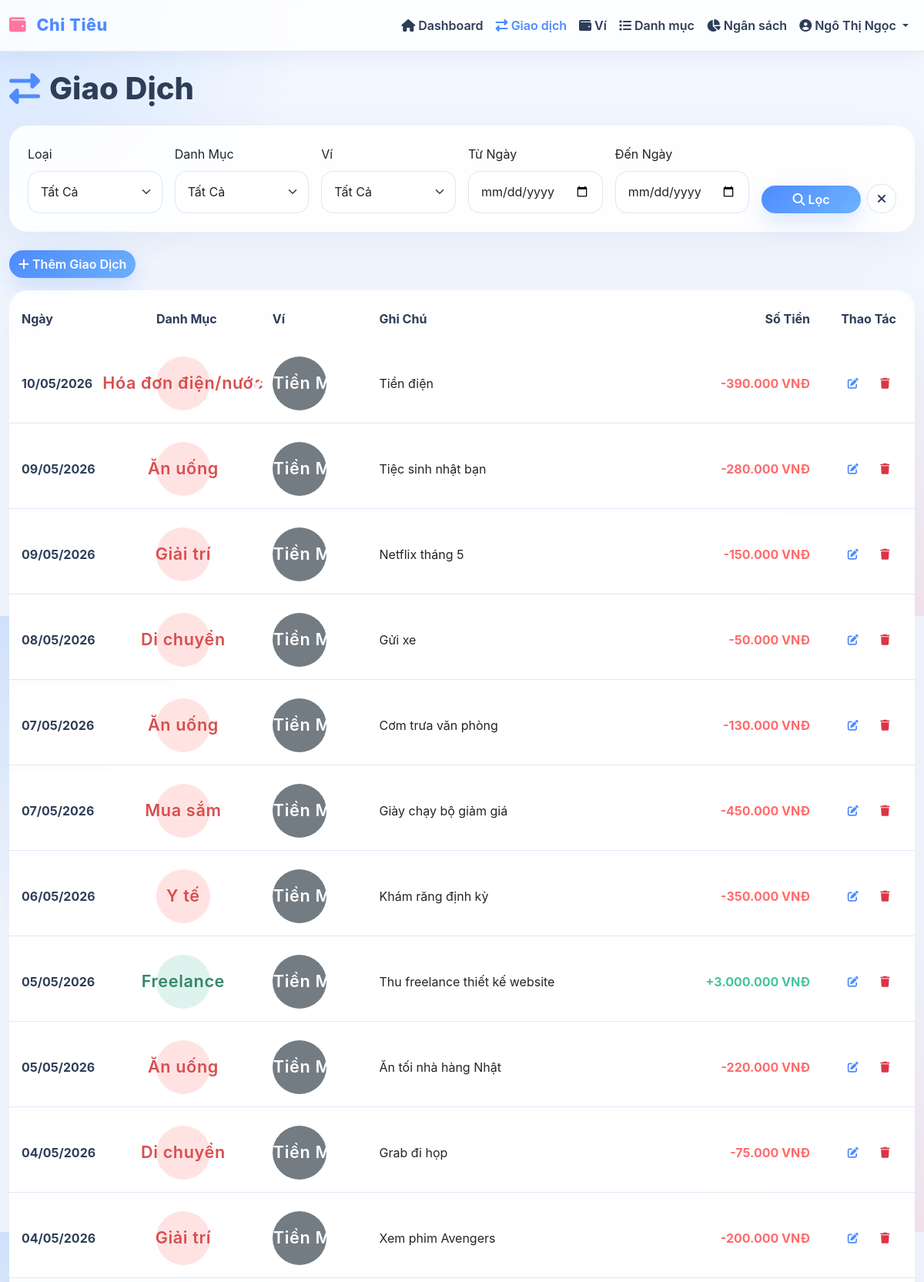
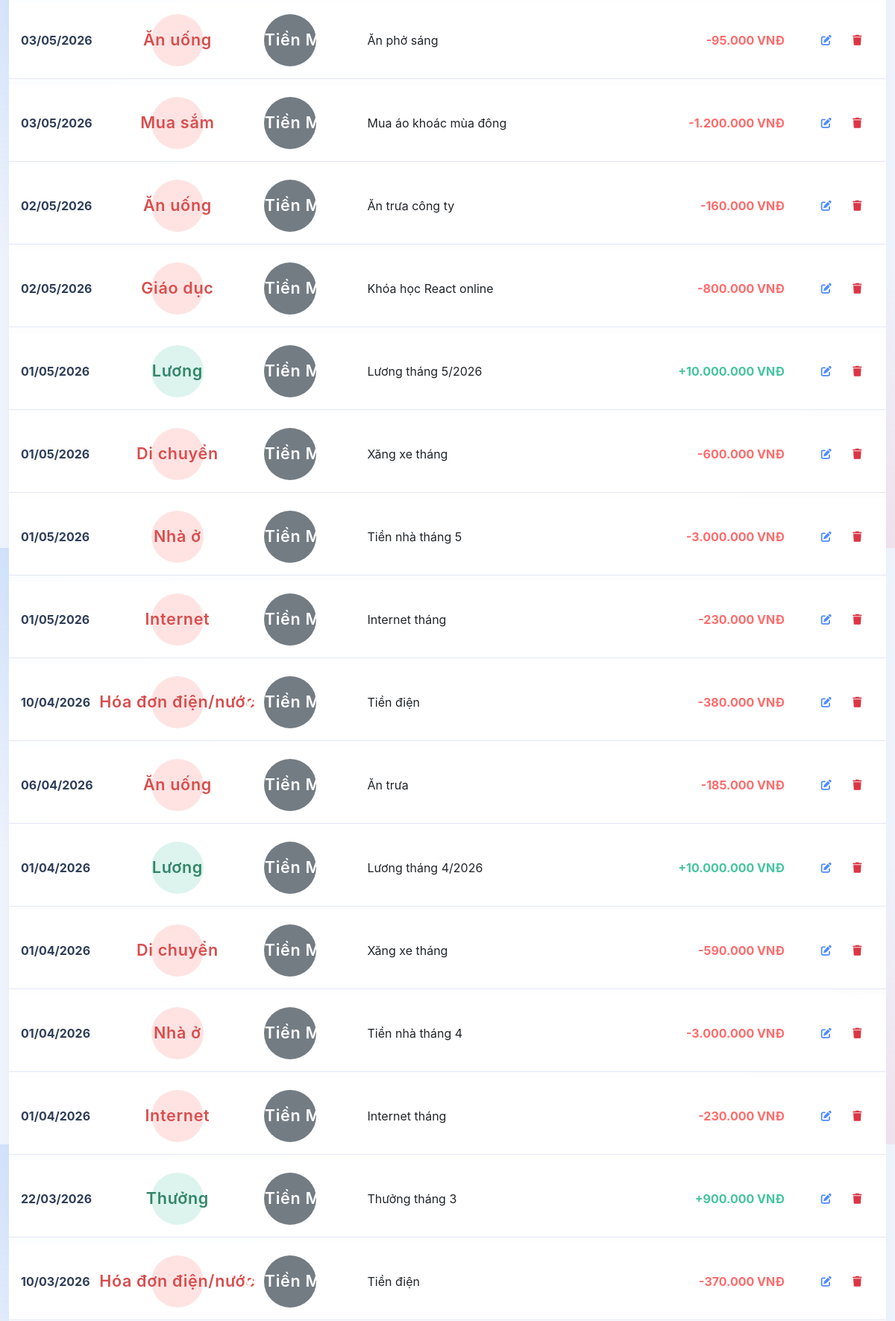
Screenshot of /transactions.php (signed in, upper part) with the database file from the repository (2 pictures, top to bottom).
### tables this page shows
CREATE TABLE transactions (
    id INT PRIMARY KEY AUTO_INCREMENT,
    user_id INT NOT NULL,
    category_id INT NOT NULL,
    wallet_id INT NOT NULL,
    amount DECIMAL(15, 2) NOT NULL,
    transaction_date DATE NOT NULL,
    note TEXT,
    created_at TIMESTAMP DEFAULT CURRENT_TIMESTAMP,
    updated_at TIMESTAMP DEFAULT CURRENT_TIMESTAMP ON UPDATE CURRENT_TIMESTAMP,
    CONSTRAINT fk_transaction_user FOREIGN KEY (user_id) REFERENCES users(id) ON DELETE CASCADE,
    CONSTRAINT fk_transaction_category FOREIGN KEY (category_id) REFERENCES categories(id) ON DELETE CASCADE,
    CONSTRAINT fk_transaction_wallet FOREIGN KEY (wallet_id) REFERENCES wallets(id) ON DELETE RESTRICT,
    INDEX idx_user_date (user_id, transaction_date),
    INDEX idx_user_category (user_id, category_id),
    INDEX idx_user_wallet (user_id, wallet_id),
    INDEX idx_transaction_date (transaction_date)
);

CREATE TABLE categories (
    id INT PRIMARY KEY AUTO_INCREMENT,
    user_id INT NOT NULL,
    name VARCHAR(100) NOT NULL,
    type ENUM('Thu', 'Chi') NOT NULL,
    icon VARCHAR(50),
    created_at TIMESTAMP DEFAULT CURRENT_TIMESTAMP,
    CONSTRAINT fk_category_user FOREIGN KEY (user_id) REFERENCES users(id) ON DELETE CASCADE,
    INDEX idx_user_type (user_id, type)
);

CREATE TABLE wallets (
    id INT PRIMARY KEY AUTO_INCREMENT,
    user_id INT NOT NULL,
    name VARCHAR(100) NOT NULL,
    type ENUM('Tiền mặt', 'Tài khoản ngân hàng', 'Tiết kiệm') NOT NULL DEFAULT 'Tiền mặt',
    balance DECIMAL(15, 2) NOT NULL DEFAULT 0,
    created_at TIMESTAMP DEFAULT CURRENT_TIMESTAMP,
    updated_at TIMESTAMP DEFAULT CURRENT_TIMESTAMP ON UPDATE CURRENT_TIMESTAMP,
    CONSTRAINT fk_wallet_user FOREIGN KEY (user_id) REFERENCES users(id) ON DELETE CASCADE,
    INDEX idx_wallet_user (user_id)
);

### app/functions.php (called while the page is built, shortened)
<?php
function formatCurrency($amount) {
    return number_format($amount, 0, ',', '.') . ' ' . CURRENCY;
}
function formatDate($date, $format = null) {
    if (!$format) {
        $format = DATE_FORMAT;
    }
    return date($format, strtotime($date));
}
function getTransactions($user_id, $db, $filters = []) {
    $query = "SELECT t.id, t.amount, t.transaction_date, t.note, t.updated_at,
                     c.id as category_id, c.name as category_name, c.type as category_type,
                     w.id as wallet_id, w.name as wallet_name
              FROM transactions t
              JOIN categories c ON t.category_id = c.id
              JOIN wallets w ON t.wallet_id = w.id
              WHERE t.user_id = ?";
    $params = [$user_id];
    $types = 'i';
    $query .= " ORDER BY t.transaction_date DESC, t.updated_at DESC";
    return $db->execute($query, $params, $types);
}
function e($text) {
    return htmlspecialchars($text, ENT_QUOTES, 'UTF-8');
}
function generateCsrfToken() {
    return $_SESSION['csrf_token'];
}

### app/Database.php (called while the page is built, shortened)
<?php
class Database {
    private $connection;
    private $host = DB_HOST;
    private $user = DB_USER;
    private $pass = DB_PASS;
    private $name = DB_NAME;
    public function connect() {
        $this->connection = new mysqli(
            $this->host,
            $this->user,
            $this->pass,
            $this->name
        );
        $this->connection->set_charset("utf8mb4");
        return $this->connection;
    }
    public function execute($sql, $params = [], $types = '') {
        try {
            $stmt = $this->connection->prepare($sql);
            if (!empty($params)) {
                if (empty($types)) {
                    $types = $this->detectTypes($params);
                }
                if (!$stmt->bind_param($types, ...$params)) {
                    throw new Exception("Bind Param Error: " . $stmt->error);
                }
            }
            if (!$stmt->execute()) {
                throw new Exception("Execute Error: " . $stmt->error);
            }
            $result = $stmt->get_result();
            return $result ? $result : $stmt;
        } catch (Exception $e) {
            error_log("Database Error: " . $e->getMessage());
            if (preg_match('/^(INSERT|UPDATE|DELETE)/i', $sql)) {
                return false;
            }
            return $this->connection->query("SELECT 1 WHERE 0");
        }
    }
    private function detectTypes($params) {
        $types = '';
        foreach ($params as $param) {
            if (is_int($param)) {
                $types .= 'i';
            } elseif (is_float($param)) {
                $types .= 'd';
            } else {
                $types .= 's';
            }
        }
        return $types;
    }
}

### transactions.php (the view, shortened to what this page needs)
<?php
require_once 'app/Database.php';
require_once 'app/functions.php';
$user_id = $_SESSION['user_id'];
$filter_type = $_GET['type'] ?? '';
$filter_category = $_GET['category'] ?? '';
$filter_wallet = $_GET['wallet'] ?? '';
$filter_date_from = $_GET['date_from'] ?? '';
$filter_date_to = $_GET['date_to'] ?? '';
$filters = [
    'type' => !empty($filter_type) ? strtolower($filter_type) : '',
    'category_id' => !empty($filter_category) ? intval($filter_category) : '',
    'wallet_id' => !empty($filter_wallet) ? intval($filter_wallet) : '',
    'date_from' => !empty($filter_date_from) ? $filter_date_from : '',
    'date_to' => !empty($filter_date_to) ? $filter_date_to : ''
];
$transactions = getTransactions($user_id, $db, $filters);
?>
<?php include 'views/header.php'; ?>
<div class="mb-4">
    <h1><i class="fas fa-exchange-alt"></i> Giao Dịch</h1>
</div>
<div class="card border-0 shadow-sm mb-4">
    <div class="card-body">
        <form method="GET" class="row g-3">
            <div class="col-md-2">
                <label class="form-label">Loại</label>
                <select name="type" class="form-select">
                            <option value="">Tất Cả</option>
                </select>
            </div>
            <div class="col-md-2">
                <label class="form-label">Danh Mục</label>
                <select name="category" class="form-select">
                    <option value="">Tất Cả</option>
                </select>
            </div>
            <div class="col-md-2">
                <label class="form-label">Ví</label>
                <select name="wallet" class="form-select">
                    <option value="">Tất Cả</option>
                </select>
            </div>
            <div class="col-md-2">
                <label class="form-label">Từ Ngày</label>
                <input type="date" name="date_from" class="form-control" value="<?php echo e($filter_date_from); ?>">
            </div>
            <div class="col-md-2">
                <label class="form-label">Đến Ngày</label>
                <input type="date" name="date_to" class="form-control" value="<?php echo e($filter_date_to); ?>">
            </div>
            <div class="col-md-2 d-flex align-items-end gap-2">
                <button type="submit" class="btn btn-primary w-100">
                    <i class="fas fa-search"></i> Lọc
                </button>
                <a href="<?php echo BASE_URL; ?>transactions.php" class="btn btn-secondary">
                    <i class="fas fa-times"></i>
                </a>
            </div>
        </form>
    </div>
</div>
<div class="mb-3">
    <a href="<?php echo BASE_URL; ?>add-transaction.php" class="btn btn-primary">
        <i class="fas fa-plus"></i> Thêm Giao Dịch
    </a>
</div>
<div class="card border-0 shadow-sm">
    <div class="card-body p-0">
        <div class="table-responsive">
            <table class="table table-hover mb-0">
                <thead class="table-light">
                    <tr>
                        <th>Ngày</th>
                        <th>Danh Mục</th>
                        <th>Ví</th>
                        <th>Ghi Chú</th>
                        <th class="text-end">Số Tiền</th>
                        <th class="text-center" style="width: 120px">Thao Tác</th>
                    </tr>
                </thead>
                <tbody>
                    <?php if ($transactions->num_rows == 0): ?>
                    <tr>
                        <td colspan="6" class="text-center py-4 text-muted">
                            <i class="fas fa-inbox" style="font-size: 2rem;"></i>
                            <p class="mt-2">Không có giao dịch nào</p>
                        </td>
                    </tr>
                    <?php else: ?>
                        <?php while ($trans = $transactions->fetch_assoc()): ?>
                        <tr>
                            <td><strong><?php echo formatDate($trans['transaction_date']); ?></strong></td>
                            <td>
                                <span class="badge <?php echo strtolower($trans['category_type']) == 'thu' ? 'bg-success' : 'bg-danger'; ?>">
                                    <?php echo e($trans['category_name']); ?>
                                </span>
                            </td>
                            <td>
                                <span class="badge bg-secondary text-white"><?php echo e($trans['wallet_name']); ?></span>
                            </td>
                            <td><?php echo e($trans['note'] ?? '—'); ?></td>
                            <td class="text-end">
                                <strong class="<?php echo strtolower($trans['category_type']) == 'thu' ? 'text-success' : 'text-danger'; ?>">
                                    <?php echo (strtolower($trans['category_type']) == 'thu' ? '+' : '-') . formatCurrency($trans['amount']); ?>
                                </strong>
                            </td>
                            <td class="text-center">
                                <a href="<?php echo BASE_URL; ?>edit-transaction.php?id=<?php echo $trans['id']; ?>"
                                   class="btn btn-sm btn-outline-primary" title="Sửa">
                                    <i class="fas fa-edit"></i>
                                </a>
                                <a href="<?php echo BASE_URL; ?>transactions.php?action=delete&id=<?php echo $trans['id']; ?>&csrf_token=<?php echo generateCsrfToken(); ?>"
                                   class="btn btn-sm btn-outline-danger" onclick="return confirm('Bạn chắc chắn muốn xóa giao dịch này chứ?');" title="Xóa">
                                    <i class="fas fa-trash"></i>
                                </a>
                            </td>
                        </tr>
                        <?php endwhile; ?>
                    <?php endif; ?>
                </tbody>
            </table>
        </div>
    </div>
</div>
<?php include 'views/footer.php'; ?>

### public/css/style.css (style rules this page uses)
:root { --primary-color: #4f8bff; --secondary-color: #6db3ff; --accent-color: #ff759c; --success-color: #45c49f; --danger-color: #ff6b6b; --warning-color: #ffb26b; --info-color: #7dc7ff; --light-color: #f3f7ff; --surface-color: rgba(255, 255, 255, 0.9); --surface-strong: #ffffff; --text-color: #2e3d58; --muted-color: #6f7c97; --shadow: 0 18px 60px rgba(77, 93, 131, 0.08); --shadow-soft: 0 8px 24px rgba(105, 120, 150, 0.08); --shadow-hover: 0 22px 60px rgba(77, 93, 131, 0.12); }
* { margin: 0; padding: 0; box-sizing: border-box; }
body { font-family: 'Inter', 'Segoe UI', Tahoma, Geneva, Verdana, sans-serif; background: radial-gradient(circle at top left, rgba(104, 168, 255, 0.22), transparent 28%), radial-gradient(circle at bottom right, rgba(255, 155, 170, 0.18), transparent 26%), var(--light-color); color: var(--text-color); line-height: 1.65; }
.card { border-radius: 24px; transition: transform 0.3s ease, box-shadow 0.3s ease; background: var(--surface-color); border: 1px solid rgba(223, 229, 247, 0.75); box-shadow: var(--shadow); }
.card .badge { font-size: 1.35rem; width: 70px; height: 70px; display: flex; align-items: center; justify-content: center; opacity: 0.95; }
.text-success { color: var(--success-color) !important; }
.text-danger { color: var(--danger-color) !important; }
.card-body { background: transparent; }
.btn { border-radius: 18px; font-weight: 600; transition: all 0.25s ease; border: none; }
.btn-primary { background: linear-gradient(135deg, var(--primary-color) 0%, var(--secondary-color) 100%); color: white; box-shadow: 0 12px 28px rgba(79, 139, 255, 0.2); }
.btn-secondary { background: rgba(255, 255, 255, 0.95); color: var(--text-color); border: 1px solid rgba(223, 229, 247, 0.95); }
.btn-outline-primary { color: var(--primary-color); border-color: var(--primary-color); }
.btn-sm { padding: 0.375rem 0.75rem; font-size: 0.875rem; }
.form-control, .form-select { border-radius: 16px; border: 1px solid rgba(223, 229, 247, 0.95); padding: 0.9rem 1rem; transition: all 0.3s ease; background-color: rgba(255, 255, 255, 0.98); }
.table { margin-bottom: 0; border-collapse: separate; border-spacing: 0 0.5rem; }
.table thead th { border: none; font-weight: 700; color: var(--text-color); background-color: transparent; padding: 1rem 1rem 0.75rem; }
.table tbody tr { background: var(--surface-strong); border: 1px solid rgba(223, 229, 247, 0.9); border-radius: 18px; transition: all 0.3s ease; }
.table tbody td { padding: 1rem; vertical-align: middle; }
.badge { padding: 0.55rem 0.85rem; font-weight: 600; font-size: 0.85rem; border-radius: 999px; letter-spacing: 0.03em; }
.badge.bg-success { background: rgba(69, 196, 159, 0.2) !important; color: #2a7f61 !important; }
.badge.bg-danger { background: rgba(255, 107, 107, 0.2) !important; color: #d64545 !important; }
.card-body strong { color: var(--text-color); font-weight: 700; }
.card-body { flex: 1; padding: 1.5rem; background: transparent; }
h1 { color: var(--text-color); font-weight: 800; margin-bottom: 1.5rem; display: flex; align-items: center; gap: 0.75rem; }
h1 i { color: var(--primary-color); }
.border-0 { border: none !important; }
.shadow-sm { box-shadow: var(--shadow) !important; }
.card { animation: slideIn 0.3s ease; }

### rows the page displays
transactions: transaction_date "10/05/2026", category.name "Hóa đơn điện/nước", wallet.name "Ví Tiền Mặt", note "Tiền điện", amount "390.000 VNĐ"
transactions: transaction_date "09/05/2026", category.name "Ăn uống", wallet.name "Ví Tiền Mặt", note "Tiệc sinh nhật bạn", amount "280.000 VNĐ"
transactions: transaction_date "09/05/2026", category.name "Giải trí", wallet.name "Ví Tiền Mặt", note "Netflix tháng 5", amount "150.000 VNĐ"
transactions: transaction_date "08/05/2026", category.name "Di chuyển", wallet.name "Ví Tiền Mặt", note "Gửi xe", amount "50.000 VNĐ"
transactions: transaction_date "07/05/2026", category.name "Ăn uống", wallet.name "Ví Tiền Mặt", note "Cơm trưa văn phòng", amount "130.000 VNĐ"
transactions: transaction_date "07/05/2026", category.name "Mua sắm", wallet.name "Ví Tiền Mặt", note "Giày chạy bộ giảm giá", amount "450.000 VNĐ"
transactions: transaction_date "06/05/2026", category.name "Y tế", wallet.name "Ví Tiền Mặt", note "Khám răng định kỳ", amount "350.000 VNĐ"
transactions: transaction_date "05/05/2026", category.name "Freelance", wallet.name "Ví Tiền Mặt", note "Thu freelance thiết kế website", amount "3.000.000 VNĐ"
transactions: transaction_date "05/05/2026", category.name "Ăn uống", wallet.name "Ví Tiền Mặt", note "Ăn tối nhà hàng Nhật", amount "220.000 VNĐ"
transactions: transaction_date "04/05/2026", category.name "Di chuyển", wallet.name "Ví Tiền Mặt", note "Grab đi họp", amount "75.000 VNĐ"
transactions: transaction_date "04/05/2026", category.name "Giải trí", wallet.name "Ví Tiền Mặt", note "Xem phim Avengers", amount "200.000 VNĐ"
transactions: transaction_date "03/05/2026", category.name "Ăn uống", wallet.name "Ví Tiền Mặt", note "Ăn phở sáng", amount "95.000 VNĐ"
transactions: transaction_date "03/05/2026", category.name "Mua sắm", wallet.name "Ví Tiền Mặt", note "Mua áo khoác mùa đông", amount "1.200.000 VNĐ"
transactions: transaction_date "02/05/2026", category.name "Ăn uống", wallet.name "Ví Tiền Mặt", note "Ăn trưa công ty", amount "160.000 VNĐ"
transactions: transaction_date "02/05/2026", category.name "Giáo dục", wallet.name "Ví Tiền Mặt", note "Khóa học React online", amount "800.000 VNĐ"
transactions: transaction_date "01/05/2026", category.name "Lương", wallet.name "Ví Tiền Mặt", note "Lương tháng 5/2026", amount "10.000.000 VNĐ"
transactions: transaction_date "01/05/2026", category.name "Di chuyển", wallet.name "Ví Tiền Mặt", note "Xăng xe tháng", amount "600.000 VNĐ"
transactions: transaction_date "01/05/2026", category.name "Nhà ở", wallet.name "Ví Tiền Mặt", note "Tiền nhà tháng 5", amount "3.000.000 VNĐ"
transactions: transaction_date "01/05/2026", category.name "Internet", wallet.name "Ví Tiền Mặt", note "Internet tháng", amount "230.000 VNĐ"
transactions: transaction_date "10/04/2026", category.name "Hóa đơn điện/nước", wallet.name "Ví Tiền Mặt", note "Tiền điện", amount "380.000 VNĐ"
transactions: transaction_date "06/04/2026", category.name "Ăn uống", wallet.name "Ví Tiền Mặt", note "Ăn trưa", amount "185.000 VNĐ"
transactions: transaction_date "01/04/2026", category.name "Lương", wallet.name "Ví Tiền Mặt", note "Lương tháng 4/2026", amount "10.000.000 VNĐ"
transactions: transaction_date "01/04/2026", category.name "Di chuyển", wallet.name "Ví Tiền Mặt", note "Xăng xe tháng", amount "590.000 VNĐ"
transactions: transaction_date "01/04/2026", category.name "Nhà ở", wallet.name "Ví Tiền Mặt", note "Tiền nhà tháng 4", amount "3.000.000 VNĐ"
transactions: transaction_date "01/04/2026", category.name "Internet", wallet.name "Ví Tiền Mặt", note "Internet tháng", amount "230.000 VNĐ"
transactions: transaction_date "22/03/2026", category.name "Thưởng", wallet.name "Ví Tiền Mặt", note "Thưởng tháng 3", amount "900.000 VNĐ"
transactions: transaction_date "10/03/2026", category.name "Hóa đơn điện/nước", wallet.name "Ví Tiền Mặt", note "Tiền điện", amount "370.000 VNĐ"

### other values shown
APP_NAME "Chi Tiêu"
$_SESSION['user_name'] "Ngô Thị Ngọc"
